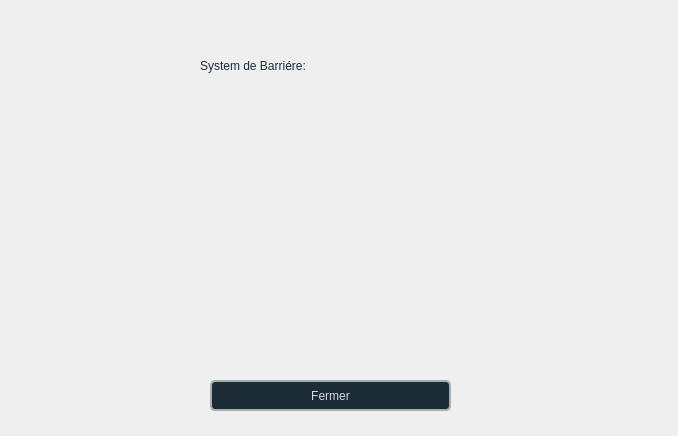
<?xml version="1.0" encoding="UTF-8"?>
<ui version="4.0">
 <class>key</class>
 <widget class="QDialog" name="key">
  <property name="geometry">
   <rect>
    <x>0</x>
    <y>0</y>
    <width>678</width>
    <height>436</height>
   </rect>
  </property>
  <property name="windowTitle">
   <string>Dialog</string>
  </property>
  <widget class="QPushButton" name="mezen">
   <property name="geometry">
    <rect>
     <x>80</x>
     <y>100</y>
     <width>391</width>
     <height>231</height>
    </rect>
   </property>
   <property name="styleSheet">
    <string notr="true">border: 1px solid rgb(0,0,0,0);</string>
   </property>
   <property name="text">
    <string/>
   </property>
   <property name="icon">
    <iconset>
     <normaloff>../../Users/haouas/Downloads/barriere.png</normaloff>../../Users/haouas/Downloads/barriere.png</iconset>
   </property>
   <property name="iconSize">
    <size>
     <width>300</width>
     <height>400</height>
    </size>
   </property>
  </widget>
  <widget class="QLabel" name="label_2">
   <property name="geometry">
    <rect>
     <x>200</x>
     <y>30</y>
     <width>351</width>
     <height>71</height>
    </rect>
   </property>
   <property name="styleSheet">
    <string notr="true">
    color: rgb(28, 44, 54);
    font: 700 20pt &quot;Segoe UI&quot;;</string>
   </property>
   <property name="text">
    <string>System de Barriére:</string>
   </property>
  </widget>
  <widget class="QPushButton" name="cancel">
   <property name="geometry">
    <rect>
     <x>210</x>
     <y>380</y>
     <width>241</width>
     <height>31</height>
    </rect>
   </property>
   <property name="styleSheet">
    <string notr="true">QPushButton#cancel {
    background-color: rgb(28, 44, 54);
border: 1.6px solid rgba(170,173,174,255)rgb(255, 255, 255); border-radius: 5px;

    color: rgb(213, 216, 218);
    font: 700 9pt &quot;Segoe UI&quot;;
}

QPushButton#cancel:hover {
  /* Darker shade when hovering */
	background-color: #284853;
    color: rgb(255, 255, 255);  /* Optional: Change text color on hover */
}

QPushButton#cancel:pressed {
	background-color: rgb(74, 74, 74);
    color: rgb(255, 255, 255);  /* Optional: Change text color when pressed */
}
</string>
   </property>
   <property name="text">
    <string>Fermer</string>
   </property>
   <property name="icon">
    <iconset>
     <normaloff>../../firqs/icons/annule.png</normaloff>../../firqs/icons/annule.png</iconset>
   </property>
   <property name="iconSize">
    <size>
     <width>30</width>
     <height>25</height>
    </size>
   </property>
  </widget>
  <widget class="QLabel" name="label">
   <property name="geometry">
    <rect>
     <x>270</x>
     <y>150</y>
     <width>181</width>
     <height>121</height>
    </rect>
   </property>
   <property name="styleSheet">
    <string notr="true">
    color: rgb(28, 44, 54);
    font: 700 20pt &quot;Segoe UI&quot;;</string>
   </property>
   <property name="text">
    <string/>
   </property>
  </widget>
 </widget>
 <resources/>
 <connections/>
</ui>
